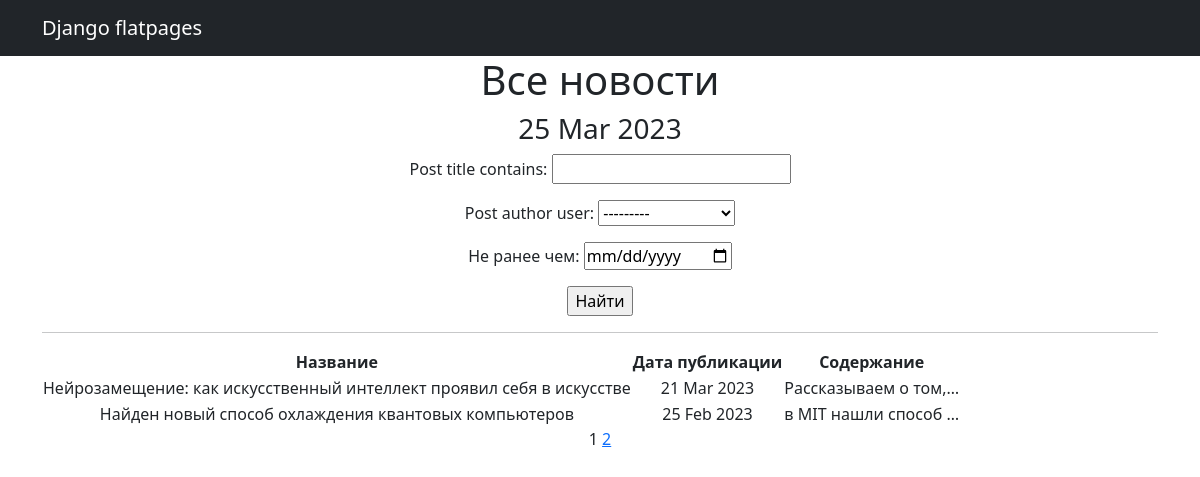
Page /news/ on the committed database.
### NewsPortal/models.py (models this page shows, shortened)
class Post(models.Model):
    post_author = models.ForeignKey(Author, on_delete=models.CASCADE)
    post_type = models.CharField(choices=POST_TYPES, max_length=2)
    post_time = models.DateTimeField(auto_now_add=True)
    post_categories = models.ManyToManyField(Category, through='PostCategory')
    post_title = models.CharField(max_length=255)
    post_text = models.TextField()
    post_rating = models.IntegerField(default=0)

### NewsPortal/views.py (the view)
# urls.py: path('', PostList.as_view()),
class PostList(ListView):
    model = Post
    ordering = '-post_time'
    template_name = 'news.html'
    context_object_name = 'posts'
    paginate_by = 2
    def get_queryset(self):
        queryset = super().get_queryset()
        self.filterset = PostFilter(self.request.GET, queryset)
        return self.filterset.qs
    def get_context_data(self, **kwargs):
        context = super().get_context_data(**kwargs)
        context['time_now'] = datetime.utcnow()
        context['filterset'] = self.filterset
        return context

### NewsPortal/templatetags/censor.py (called while the page is built)
@register.filter()
def censor(text):
    if type(text) == str:
        censored_words = ["редиска", "валенок", "козёл", "козел"]
        for word in censored_words:
            text = text.replace(word, word[0]+'*' * (len(word)-1))
        return text
    else:
        print("TypeError")

### NewsPortal/templatetags/custom_tags.py (called while the page is built)
@register.simple_tag(takes_context=True)
def url_replace(context, **kwargs):
   d = context['request'].GET.copy()
   for k, v in kwargs.items():
       d[k] = v
   return d.urlencode()

### templates/news.html (shortened to what this page needs)
{% extends 'flatpages/default.html' %}
{% load censor %}
{% load custom_tags %}
{% block content %}
    <h1>Все новости</h1>
    <h3>{{ time_now|date:'d M Y' }}</h3>
    <form action="" method="get">
       {{ filterset.form.as_p }}
       <input type="submit" value="Найти" />
    </form>
    <hr>
    {% if posts %}
        <table>
            <tr>
                <td><strong>Название</strong></td>
                <td><strong>Дата публикации</strong></td>
                <td><strong>Содержание</strong></td>
            </tr>
            {% for post in posts %}
            <tr>
                <td>{{ post.post_title|censor }}</td>
                <td>{{ post.post_time|date:'d M Y' }}</td>
                <td>{{ post.post_text|truncatechars:20|censor }}</td>
            </tr>
            {% endfor %}
        </table>
    {% else %}
        <h2>Нет новостей!</h2>
    {% endif %}
   {{ page_obj.number }}
   {% if page_obj.has_next %}
       <a href="?{% url_replace page=page_obj.next_page_number %}">{{ page_obj.next_page_number }}</a>
   {% endif %}
{% endblock content %}

### rows in the picture
Post: post_title|censor "Нейрозамещение: как искусственный интеллект проявил себя в искусстве", post_time "21 Mar 2023", post_text|censor "Рассказываем о том,…"
Post: post_title|censor "Найден новый способ охлаждения квантовых компьютеров", post_time "25 Feb 2023", post_text|censor "в MIT нашли способ …"

### other values in the picture
{{ time_now|date:'d M Y' }} "25 Mar 2023"
{{ page_obj.number }} "1"
{{ page_obj.next_page_number }} "2"
